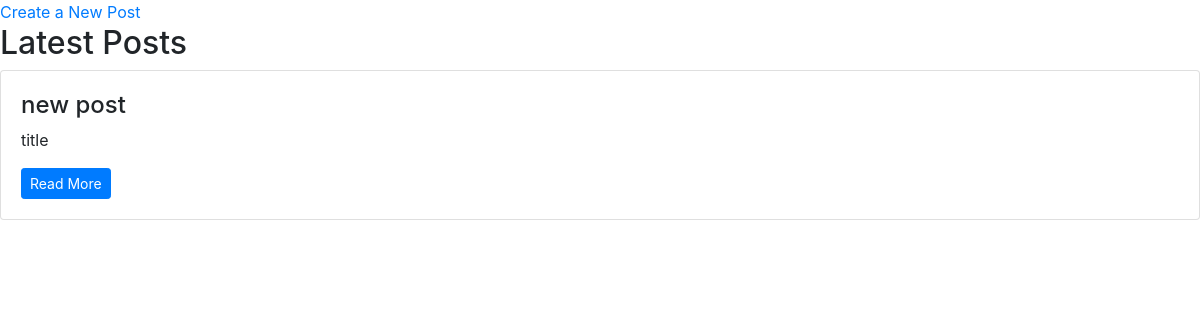
/posts/, run on an earlier commit of the app's database.
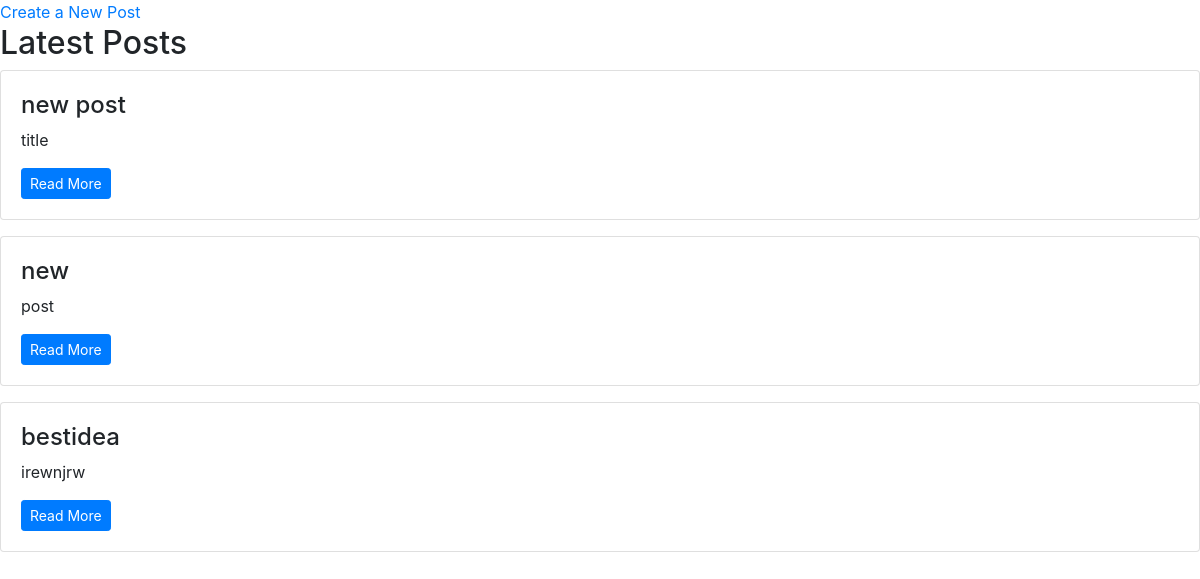
And on a later commit of the database.
### blog/models.py (models this page shows, shortened)
class Post(models.Model):
    title = models.CharField(max_length=250)
    content = models.TextField()
    created_at = models.DateTimeField(auto_now_add=True)

### blog/views.py (the view)
# urls.py: path('posts/', views.post_list, name="post_list" ),
def post_list(request):
    posts = Post.objects.all()
    return render(request, 'blog/post_list.html', {'posts':posts})

### blog/templates/blog/post_list.html (shortened to what this page needs)
{% extends 'layout.html' %}
{% block content %}
<a href="{% url 'post_create' %}">Create a New Post</a>
  <h2>Latest Posts</h2>
  {% for post in posts %}
    <div class="card mb-3">
      <div class="card-body">
        <h4>{{ post.title }}</h4>
        <p>{{ post.content|truncatewords:20 }}</p>
        <a href="{% url 'post_detail' post.id %}" class="btn btn-primary btn-sm">Read More</a>
      </div>
    </div>
  {% empty %}
    <p>No posts yet.</p>
  {% endfor %}
{% endblock %}

What changed in the data, as far as the page shows it:
added Post: title "new", content "post"
added Post: title "bestidea", content "irewnjrw"
